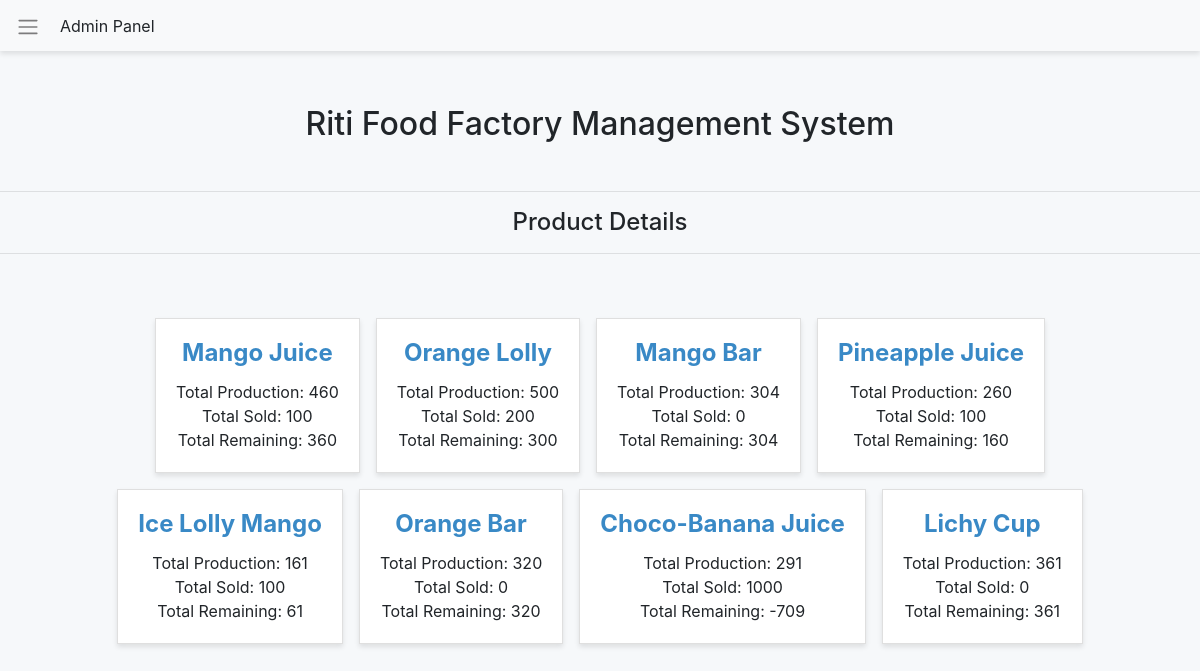
The page / on the database its author committed.
### tables this page shows
CREATE TABLE `daily_records` (
  `id` int(11) NOT NULL,
  `products_id` text NOT NULL,
  `sell` text NOT NULL,
  `production` text NOT NULL,
  `record_date` text NOT NULL
);

CREATE TABLE `products` (
  `id` int(11) NOT NULL,
  `p_name` text NOT NULL,
  `unit_price` text NOT NULL,
  `product_add_date` text NOT NULL
);

### index.php (the view, shortened to what this page needs)
<!DOCTYPE html>
<html>
<head>
    <link rel="stylesheet" href="https://maxcdn.bootstrapcdn.com/bootstrap/4.3.1/css/bootstrap.min.css">
    <link rel="stylesheet" href="css/style.css">
</head>
<body>
<?php
include "connection/connect.php";
include "sideNav.php";
include "header.php";
?>
<p class='h4 my-3 text-center'>Product Details</p><hr>
<div class="container my-5 py-2">
    <div class='row d-flex justify-content-center'>
        <?php
        $record = "SELECT * FROM products";
        $query = mysqli_query($con, $record);
        if (mysqli_num_rows($query) > 0) {
            while ($data = mysqli_fetch_assoc($query)) {
                $product_id = $data['id'];
                $p_name = $data['p_name'];
                $check_production = "SELECT * FROM daily_records WHERE `products_id` = '$product_id'  GROUP BY products_id";
                $query_production = mysqli_query($con, $check_production);
                if (mysqli_num_rows($query_production) > 0) {
                    while ($daily = mysqli_fetch_assoc($query_production)) {
                        $sql_count_today = "SELECT SUM(sell) AS total_sell, SUM(production) AS total_production FROM daily_records  WHERE `products_id` = '$product_id'";
                        $query_count_today = mysqli_query($con, $sql_count_today);
                        $count_today = mysqli_fetch_assoc($query_count_today);
                        $sell = $count_today['total_sell'];
                        $production = $count_today['total_production'];
                        $remaining = $production - $sell;
                        echo "
                        <div class='card  mx-2 my-2'>
                              <div class='view view-cascade overlay'>
                                <a>
                                  <div class='mask rgba-white-slight'></div>
                                </a>
                              </div>
                              <div class='card-body card-body-cascade text-center'>
                                <h4 class='card-title' style='color: #3989c6'><strong>$p_name</strong></h4>
                                <p class='card-text'>Total Production: $production<br>Total Sold: $sell<br>Total Remaining: $remaining</p>
                              </div>
                        </div>";
                    }
                }
            }
        }
        ?>
    </div>
</div>
</body>
</html>

### sideNav.php
<?php
echo "
  <div id='wrapper' class='animate'>
    <nav class='navbar header-top fixed-top navbar-expand-lg  navbar-light bg-light'>
      <span class='navbar-toggler-icon leftmenutrigger'></span>
      Admin Panel
      <button class='navbar-toggler' type='button' data-toggle='collapse' data-target='#navbarText' aria-controls='navbarText'
        aria-expanded='false' aria-label='Toggle navigation'>
        <span class='navbar-toggler-icon'></span>
      </button>
        <ul class='navbar-nav animate side-nav'>
          <li class='nav-item pl-3'>
            <h6><a class='nav-link' href='index.php'>Home</a></h6>
              <span class='sr-only'>(current)</span>
            </a>
          </li>
          <li class='nav-item pl-3 pt-4'>
            <h6><a class='dissable px-2' style='color: black;'>PRODUCTS</a></h6>
          </li>
          <li class='nav-item pl-3'>
            <h6><a class='nav-link' href='manageProducts.php'>Manage Products</a></h6>
          </li>
          <li class='nav-item pl-3'>
            <h6><a class='nav-link' href='dailyRecords.php'>Daily Records</a></h6>
          </li>
          <li class='nav-item pl-3 pt-4'>
            <h6><a class='dissable px-2' style='color: black;'>DEALERS</a></h6>
          </li>
          <li class='nav-item pl-3'>
            <h6><a class='nav-link' href='manageDealers.php'>Manage Dealers</a></h6>
          </li>
          <li class='nav-item pl-3'>
            <h6><a class='nav-link' href='manageInvoice.php'>Manage Invoices</a></h6>
          </li>
          <li class='nav-item pl-3'>
            <h6><a class='nav-link text-green font-weight-bold' href='https://github.com/Androlation/Factory-Management-System'>Get On GitHub</a></h6>
          </li>
        </ul>
    </nav>
  </div>
";
?>

### header.php
<?php
echo"
	<div class='container'>
			<div class='col-lg-12 d-flex text-center align-items-center '>
				<div class='w-100'>
					<h2>Riti Food Factory Management System</h2>
					<br>
				</div>
			</div>
	</div>
	<hr>
";
?>

### css/style.css (style rules this page uses)
body { background-color: #F6F8FA; padding: 0; margin: 0; }
#wrapper { padding:90px 15px; }
.card { margin-bottom: 15px; border-radius:0; box-shadow: 0 3px 5px rgba(0,0,0,.1); }
.header-top { box-shadow: 0 3px 5px rgba(0,0,0,.1) }
.leftmenutrigger { display: none }
@media (min-width:300px) { .leftmenutrigger { display: block;margin: 7px 20px 4px 0;cursor: pointer; } }
@media (min-width:300px) { #wrapper { padding: 90px 15px 15px 15px; } }
.animate { -webkit-transition:all .3s ease-in-out;-moz-transition:all .3s ease-in-out;-o-transition:all .3s ease-in-out;-ms-transition:all .3s ease-in-out;transition:all .3s ease-in-out }

### rows shown on the page
daily_records: products.p_name "Mango Juice", production "460", sell "100", remaining "360"
daily_records: products.p_name "Orange Lolly", production "500", sell "200", remaining "300"
daily_records: products.p_name "Mango Bar", production "304", sell "0", remaining "304"
daily_records: products.p_name "Pineapple Juice", production "260", sell "100", remaining "160"
daily_records: products.p_name "Ice Lolly Mango", production "161", sell "100", remaining "61"
daily_records: products.p_name "Orange Bar", production "320", sell "0", remaining "320"
daily_records: products.p_name "Choco-Banana Juice", production "291", sell "1000", remaining "-709"
daily_records: products.p_name "Lichy Cup", production "361", sell "0", remaining "361"
